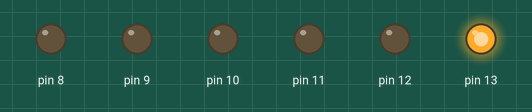
Bench run of a sketch on a simulated Arduino Uno, built with avr-gcc and run on an emulated ATmega328P. Parts: output pins drawn as LEDs (lit = HIGH).

Above: at 0.5 s.
At 3.5 s:
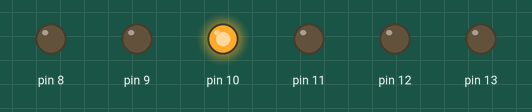
At 5.5 s:
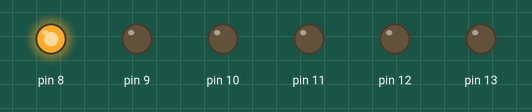
At 6.5 s:
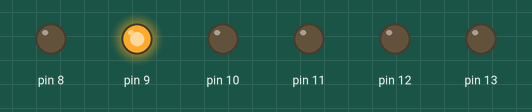
At 9.5 s:
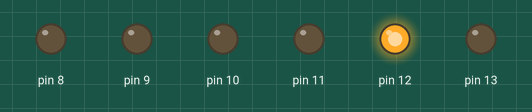
At 13.5 s:
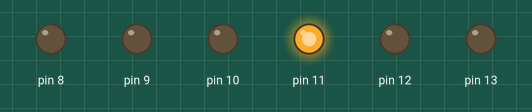
Timing chart, 0 to 14.3 s (numbered marks = the images above):
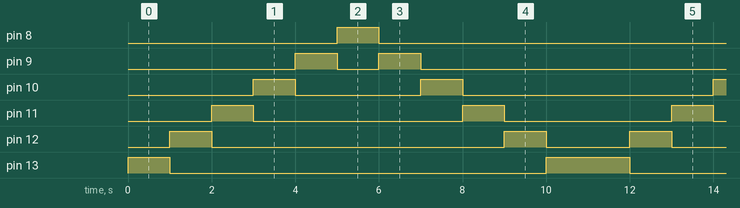

The sketch:

fantabulous_bruticus1.ino
```cpp
int tempo =1000;


void setup()
{
  pinMode(13, OUTPUT);
  pinMode(12, OUTPUT);
  pinMode(11, OUTPUT);
  pinMode(10, OUTPUT);
  pinMode(9, OUTPUT);
  pinMode(8, OUTPUT);
}

void loop()
{

  digitalWrite(13, HIGH);
  digitalWrite(12, LOW);
  delay(tempo);
  digitalWrite(13, LOW);
  digitalWrite(12, HIGH);
  delay(tempo);
  digitalWrite(12, LOW);
  digitalWrite(11, HIGH);
  delay(tempo);
  digitalWrite(11, LOW);
  digitalWrite(10, HIGH);
  delay(tempo);
  digitalWrite(10, LOW);
  digitalWrite(9, HIGH);
  delay(tempo);
  digitalWrite(9, LOW);
  digitalWrite(8, HIGH);
  delay(tempo);
  digitalWrite(8, LOW);
  digitalWrite(9, HIGH);
  delay(tempo);
  digitalWrite(9, LOW);
  digitalWrite(10, HIGH);
  delay(tempo);
  digitalWrite(10, LOW);
  digitalWrite(11, HIGH);
  delay(tempo);
  digitalWrite(11, LOW);
  digitalWrite(12, HIGH);
  delay(tempo);
  digitalWrite(12, LOW);
  digitalWrite(13, HIGH);
  delay(tempo);


}
```

Measured:
- by itself, pin 8: alternates HIGH for 1.0 s and LOW for 10.0 s
- by itself, pin 9: repeats every 11.0 s: LOW 1.0 s, HIGH 1.0 s, LOW 8.0 s, HIGH 1.0 s
- by itself, pin 10: repeats every 11.0 s: LOW 3.0 s, HIGH 1.0 s, LOW 6.0 s, HIGH 1.0 s
- by itself, pin 11: repeats every 11.0 s: LOW 5.0 s, HIGH 1.0 s, LOW 4.0 s, HIGH 1.0 s
- by itself, pin 12: repeats every 11.0 s: LOW 7.0 s, HIGH 1.0 s, LOW 2.0 s, HIGH 1.0 s
- by itself, pin 13: repeats every 11.0 s: LOW 9.0 s, HIGH 2.0 s
